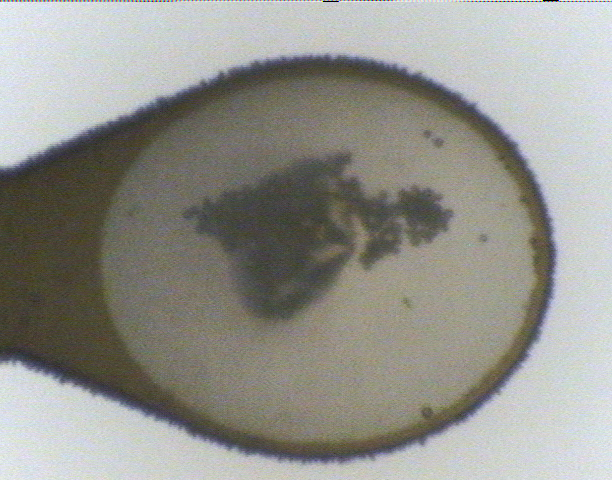
#> input picture Libs/test.ppm, 612 x 480 px, found by its file name
$ python CryImageProc.py ../221114_back.ppm   (Python 2 division)
#> lines starting #> are read from the running program, lines starting #| are printed output that depends on the picture; after the words box and inside, x2 and y2 are one past the last pixel; in counts of white or black regions, pixels touching at a corner belong together; pictures that were not available may be replaced by others from this repository, and a replacement may not be noted
import cv2,sys,datetime
import matplotlib.pyplot as plt
import numpy as np
import copy
from MyException import *
import logging
import logging.config

beamline = "BL45XU"

class CryImageProc():
    def __init__(self, logdir = "./"):
        self.debug = False
        # ROI definition
        # the values can be reloaded from the target image size
        # by calling 'setImages"
        self.xmin = 100
        self.xmax = 500
        self.ymin = 10
        self.ymax = 470
        self.roi_len_um = 200.0 #[um]

        # Pixel resolution
        print "Beamline is %s"%beamline
        if beamline == "BL32XU":
            self.pix_size = 2.780 #[um]
            self.gonio_direction = "FROM_RIGHT"
            # threshold in binarization
            self.bin_thresh = 10
        if beamline == "BL41XU":
            self.pix_size = 3.245 #[um]
            self.gonio_direction = "FROM_RIGHT"
            # threshold in binarization
            self.bin_thresh = 30
        if beamline == "BL45XU":
            # self.pix_size = 3.2439 #[um]
            # self.pix_size = 6.087 #[um] # 2021/03/26 Ubutu
            self.pix_size = 4.88 #[um] # 2025/10/01 Ubutu
            self.gonio_direction = "FROM_LEFT"
            # threshold in binarization
            self.bin_thresh = 10

        print self.roi_len_um, self.pix_size
        self.roi_len_pix = self.roi_len_um / self.pix_size

        # Flags
        self.isContourFull = False
        self.isContourROI  = False
        self.isTopXY = True

        # The top 5 lines should be removed at BL45XU
        # Noisy 190514 K.Hirata
        self.removeTop = 5
        # Noise at the bottom 190607 K.Hirata
        self.removeDown = 5

        # Edge margin to judge 'Hamidashi'
        edge_margin_um = 200.0 #[um]
        self.edge_margin_pix = int(edge_margin_um / self.pix_size)

        # Log picture
        self.roi_pic = "roi.png"

        # Logging directory
        self.logdir = logdir

        # My logfile
        self.logger = logging.getLogger('ZOO').getChild("CryImageProc")

    def setROIpic(self, roi_pic):
        self.roi_pic = roi_pic

    def setDebugFlag(self, flag):
        self.debug = flag

    # [4 lines left out: function calcPixLen, not called in this run]

    def setBinThresh(self, binthresh):
        self.bin_thresh = binthresh

    # [8 lines left out: function printImage, not called in this run]

    # Coax CCD camera sometimes include 'noise at edges'
    def trimEdges(self, cvimage, ntrim):
        tmpimg = copy.deepcopy(cvimage)
        # trim range
        # Top of the image
        for height in range(0, ntrim):
            tmpimg[height,] = 0
        # Bottom of the image
        down_edge = tmpimg.shape[0]
        del_start = down_edge - ntrim
        for height in range(del_start, down_edge):
            tmpimg[height,] = 0
        # right of the image
        im_width = tmpimg.shape[1]
        right_start = im_width - ntrim
        right_end = im_width
        for vert_pixels in range(right_start, right_end):
            tmpimg[:, vert_pixels] = 0

        # Left of the image
        left_start = 0
        left_end = ntrim
        for vert_pixels in range(left_start, left_end):
            tmpimg[:, vert_pixels] = 0

        return tmpimg

    def setImages(self, target_file, back_file):
#> called with target_file = '../test.ppm', back_file = '../BackImages/back-1905171850.ppm'
        self.target_file = target_file
        self.back_file = back_file
        self.timg = cv2.imread(target_file)
#> self.timg is the input picture: shape (480, 612, 3); mean B, G, R 141.8, 148.2, 148.5
        self.bimg = cv2.imread(back_file)
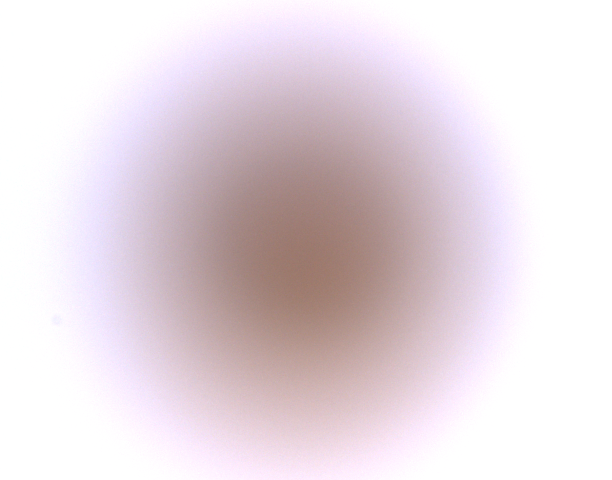
#> input picture 221114_back.ppm, 612 x 480 px, given in place of back-1905171850.ppm, which was not available
#> self.bimg is the input picture: shape (480, 612, 3); mean B, G, R 224.9, 218.4, 230.5
        self.logger.info("CIP.setImages: T: %s, B: %s"% (target_file, back_file))
        self.tgrey = cv2.cvtColor(self.timg, cv2.COLOR_BGR2GRAY)
        self.bgrey = cv2.cvtColor(self.bimg, cv2.COLOR_BGR2GRAY)
        self.tgrey = self.trimEdges(self.tgrey, ntrim=7)
#> after the loop in trimEdges, `for height in range(0, ntrim):`: tmpimg: shape (480, 612); min 0, max 243, mean 144.6
#> after the loop in trimEdges, `for height in range(del_start, down_edge):`: tmpimg: shape (480, 612); min 0, max 243, mean 141.6
#> after the loop in trimEdges, `for vert_pixels in range(right_start, right_end):`: tmpimg: shape (480, 612); min 0, max 243, mean 139.1
#> after the loop in trimEdges, `for vert_pixels in range(left_start, left_end):`: tmpimg: shape (480, 612); min 0, max 241, mean 137.4
        self.bgrey = self.trimEdges(self.bgrey, ntrim=7)
#> call 2 of trimEdges, with ntrim = 7
#> after the loop in trimEdges (call 2), `for height in range(0, ntrim):`: tmpimg: shape (480, 612); min 0, max 255, mean 219
#> after the loop in trimEdges (call 2), `for height in range(del_start, down_edge):`: tmpimg: shape (480, 612); min 0, max 255, mean 215.4
#> after the loop in trimEdges (call 2), `for vert_pixels in range(right_start, right_end):`:
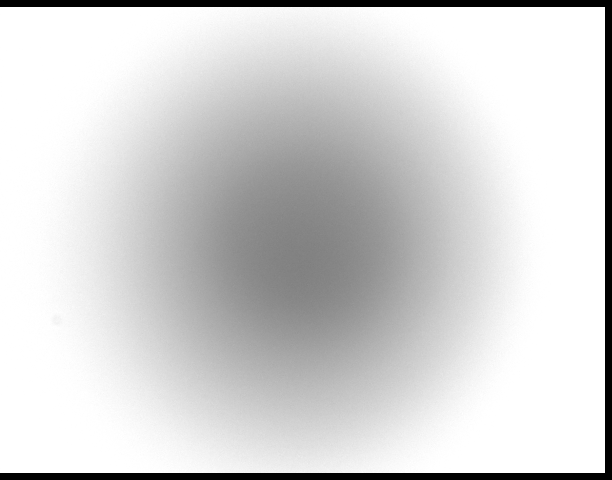
#> tmpimg: shape (480, 612); min 0, max 255, mean 212.5
#> after the loop in trimEdges (call 2), `for vert_pixels in range(left_start, left_end):`:
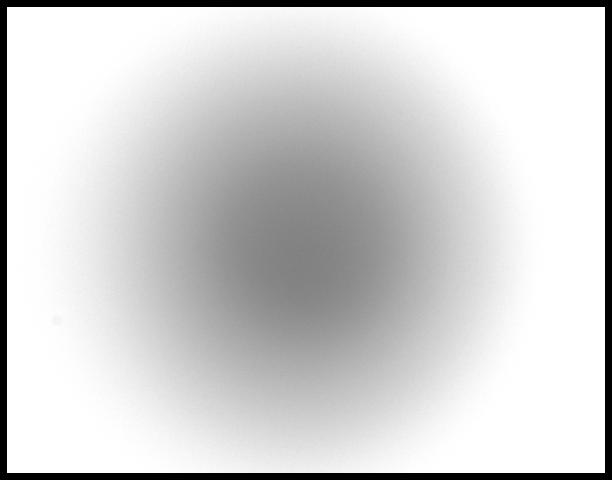
#> tmpimg: shape (480, 612); 1.11% of pixels changed, all inside (x1, y1, x2, y2) = (0, 7, 7, 473)

        # [4 lines of commented-out code are left out]

        self.dimg=cv2.absdiff(self.tgrey,self.bgrey)
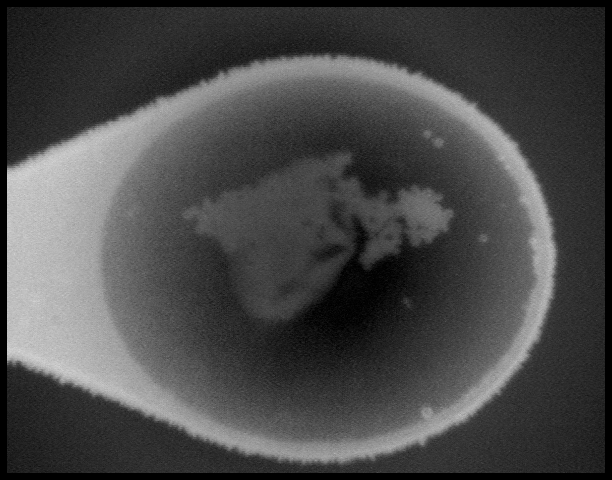
#> self.dimg: shape (480, 612); min 0, max 215, mean 72.3
        #cv2.imwrite("./original.png", self.dimg)

        self.im_width = self.dimg.shape[0]
#> self.im_width = 480
        self.im_height = self.dimg.shape[1]
#> self.im_height = 612

        self.im_width_um = float(self.im_width) * self.pix_size
#> self.im_width_um = 2342.4
        self.im_height_um = float(self.im_height) * self.pix_size
#> self.im_height_um = 2986.6

        # target image on the memory for debug image
        self.target_save = copy.deepcopy(self.timg)

        # min - max in XY directions
        self.xmin = 10
        self.xmax = self.im_width - 10
#> self.xmax = 470
        self.ymin = 10
        self.ymax = self.im_height - 10
#> self.ymax = 602

        print self.im_width, self.im_height
#| 480 612

        # Top centering edge
        self.xmin_top = self.edge_margin_pix
        self.xmax_top = self.im_width - self.edge_margin_pix
#> self.xmax_top = 440
        self.ymin_top = self.edge_margin_pix
        self.ymax_top = self.im_height - self.edge_margin_pix
#> self.ymax_top = 572

        # Log file for centering
        self.logfile = open("%s/cip.log" % self.logdir, "a")
        self.logfile.write("Processing %s back = %s \n" % (target_file, back_file))

    # 190514 coded by K.Hirata
    # ratio = 1.0 -> Full length of image width
    # [7 lines left out: function getHoriDistOAVmmToGoniometer, not called in this run]

    def getImageHeight(self):
        return self.im_height_um

    # This routine squeeze contours
    # Reduce the dimensions
    def squeeze_contours(self, contours):
        new_array=[]
        # contours structure
        # found contours are included in 'contours'
        # This loop is a treatment for each 'found contour'.
        self.logfile.write("Number of found contours. Len = %5d\n" % len(contours))
        if len(contours)!=1:
            max_len = -9999
            self.logfile.write("A contour is being chosen from %5d contours\n" % len(contours))
            for i, cnt in enumerate(contours):
                if self.debug == True:
                    arclen = cv2.arcLength(cnt, True)
                    self.logfile.write("ARCLENGTH= %8d\n" % arclen)
                tmplen = len(cnt)
                if tmplen > max_len:
                    max_len = tmplen
                    target_contour = cnt
        else:
            target_contour = contours[0]

        # Delete non-required dimension
        single_contour = np.squeeze(target_contour)
        ndim_contour = single_contour.ndim
        self.logfile.write("Acquired contour dimensions = %5d\n" % ndim_contour)

        return single_contour

    def drawContourOnTarget(self, contour, outimage):
        baseimg = copy.deepcopy(self.timg)

        for x,y in contour:
            cv2.circle(baseimg,(x,y),2,(0,0,255),1)
        cv2.imwrite(outimage, baseimg)

    def drawTopOnTarget(self, top_xy, outimage):
        baseimg = copy.deepcopy(self.timg)
        #baseimg = cv2.imread(self.target_file)
        x,y = top_xy
        cv2.circle(baseimg,(x,y),2,(0,0,255),3)
        cv2.imwrite(outimage, baseimg)

    # [172 lines left out: functions drawContourTop, drawRasterSquare, getROIcontour, getMinArea, getAreaCV2, getArea and 2 more, not called in this run]

    def getRasterArea(self, contour, rasterPic = "rasterArea.png"):
        baseimg = copy.deepcopy(self.timg)
        x, y, w, h = cv2.boundingRect(contour)
        roi_xmin = x
        roi_xmax = x + w
        roi_ymin = y
        roi_ymax = y + h
        roi_cenx = int((roi_xmin + roi_xmax) / 2.0)
        roi_ceny = int((roi_ymin + roi_ymax) / 2.0)

        # ROI length
        hori_um = w * self.pix_size
        vert_um = h * self.pix_size

        # Writing raster square image
        #timestr = datetime.datetime.now()
        #log1 = "%s \n"%(rasterPic)
        log2 = "ROI square(H, V) = (%5.2f, %5.2f)[um]"%(hori_um, vert_um)

        cv2.rectangle(baseimg, (roi_xmin, roi_ymin), (roi_xmax, roi_ymax), (127, 255, 0), 2)
        cv2.circle(baseimg, (roi_cenx, roi_ceny),2, (255, 0, 0), 2)
        #cv2.putText(baseimg, log1, (10, 100), cv2.FONT_HERSHEY_COMPLEX, 0.5, (0, 0, 0), lineType=cv2.LINE_AA)
        cv2.putText(baseimg, log2, (10, 450), cv2.FONT_HERSHEY_COMPLEX, 0.4, (0, 0, 0), lineType=cv2.LINE_AA)
        print rasterPic
        cv2.imwrite(rasterPic, baseimg)

        return roi_xmin, roi_xmax, roi_ymin, roi_ymax, roi_cenx, roi_ceny

    # [5 lines left out: function calcYdistAgainstGoniometer, not called in this run]

    def getContour(self):
        filter_thresh = 20
        baseimg = cv2.imread(self.target_file)
        # bluring to eliminate noise
        blur = cv2.bilateralFilter(self.dimg,15,filter_thresh,filter_thresh)
        # debugging file
        cv2.imwrite("%s/blur.png"%self.logdir, blur)
        # binirization1
        result1 = cv2.threshold(blur,self.bin_thresh,150,0)[1]
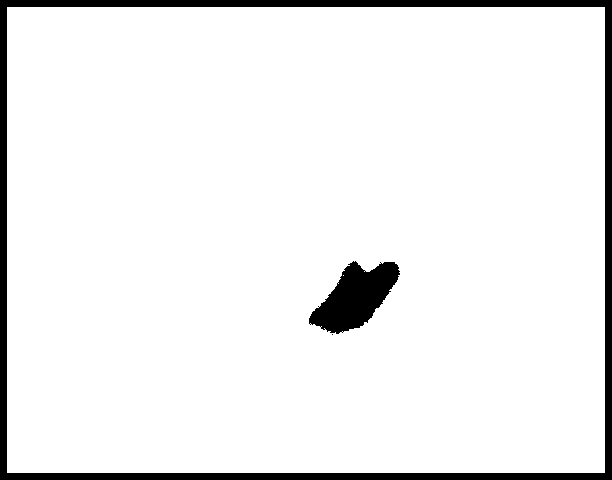
#> result1: shape (480, 612); values 0 (black) and 150 (white), 93.6% white; 3 black regions (1 under 20 px)
        # debugging file
        cv2.imwrite("%s/bin.png" % self.logdir, result1)
        # Contour finding
        cont1, hi1 = cv2.findContours(result1 ,cv2.RETR_EXTERNAL, cv2.CHAIN_APPROX_NONE)
#> cont1 = 1 contour; box (x1, y1, x2, y2) and area: (7, 7, 605, 473) 277605; hi1 = [[-1, -1, -1, -1]]

        if len(cont1) == 0:
            self.logfile.write("No contour was found in getContour()\n")
            return cont1

        if self.debug == True:
            self.logfile.write("the first element of 'cont1' = %s\n" % cont1[0])
            self.logfile.write("a shape of the element = %5d\n" % len(cont1))
            #print "a shape of the element = ", len(cont1)

        # This 'squeezing' makes a single contour of numpy.array(NPOINTS,2)
        cnt = self.squeeze_contours(cont1)
#> in squeeze_contours, `target_contour = contours[0]`: target_contour = contour of 2124 points, box (x1, y1, x2, y2) (7, 7, 605, 473), area 277605
#> in squeeze_contours, `single_contour = np.squeeze(target_contour)`: single_contour = 2124 pairs, first value 7 to 604, second value 7 to 472
#> cnt has the same summary as single_contour in squeeze_contours

        if self.debug == True:
            print "Hierarchy:",hi1
            print "Contour  :",cont1
            print "Contour type, length=",type(cont1),len(cont1)
            #for c in cnt:
                #print c

        # debugging file
        cv2.drawContours(baseimg,cont1,-1,(0,255,0),3)
#> baseimg: shape (480, 612, 3); 3.61% of pixels changed, all inside (x1, y1, x2, y2) = (5, 5, 607, 475)
        cv2.imwrite("%s/cont.png" % self.logdir, baseimg)

        return cnt

    # [9 lines left out: function ana_contours, not called in this run]

    def find_top_x(self, contours):
        # Gonio from right
        if self.gonio_direction == "FROM_RIGHT":
            xmin = 9999
            ytop = 9999
            for contour in contours:
                if len(contour.shape) == 1:
                    x,y=contour
                    #print x
                    if xmin > x:
                        xmin = x
                        ytop = y
                else:
                    ndata,dummy=contour.shape
                    for i in range(0,ndata):
                        x,y=contour[i]
                        if xmin > x:
                            xmin = x
                            ytop = y
            return xmin,ytop
        # Gonio from Left
        else:
            xmax = 0
            for contour in contours:
                if len(contour.shape) == 1:
                    x,y=contour
                    if xmax <= x:
                        xmax = x
                        ytop = y
                else:
                    ndata,dummy=contour.shape
                    for i in range(0,ndata):
                        x,y=contour[i]
                        if xmax <= x:
                            xmax = x
                            ytop = y
            return xmax, ytop

    # This routine selects ROI in horizontal direction
    # len_from_top [pix]
    def selectHoriROI(self, contours, top_xy, len_pix):
        roi_xy=[]
        top_x, ytop = top_xy
        # gonio direction
        # "FROM_RIGHT" : BL32XU, BL41XU
        if self.gonio_direction == "FROM_RIGHT":
            xmin = top_x
            xmax = xmin + len_pix
        # "FROM_LEFT" : BL45XU
        else:
            xmax = top_x
            xmin = top_x - len_pix

        def isInRange(x):
            if x >= xmin and x <= xmax:
                return True
            else:
                return False
        for contour in contours:
            if len(contour.shape) == 1:
                x,y=contour
                if isInRange(x):
                    roi_xy.append((x,y))
                continue
            else:
                ndata,dummy=contour.shape
                for i in range(0,ndata):
                    x,y=contour[i]
                    if isInRange(x):
                        roi_xy.append((x,y))
        self.roi_xmin = xmin
        self.roi_xmax = xmax
        return np.array(roi_xy)

    # A squeezed single contour should be given.
    # contour : (N, 2) numpy array
    def isTouchedToEdge(self, contour):
        # edge region
        left_edge = self.xmin
        upper_edge = self.ymin
        lower_edge = self.ymax
        right_edge = self.xmin

        # Flags
        left_flag = False
        right_flag = False
        upper_flag = False
        lower_flag = False

        # Edge detection
        n_true = 0
        for x,y in contour:
            if x < left_edge:
                left_flag = True
            if x > right_edge:
                right_flag = True
            if y > lower_edge:
                lower_flag = True
            if y < upper_edge:
                upper_flag = True

        if left_flag == True: n_true += 1
        if right_flag == True: n_true += 1
        if lower_flag == True: n_true += 1
        if upper_flag == True: n_true += 1

        return left_flag, right_flag, lower_flag, upper_flag, n_true

    # [201 lines left out: functions checkExistence, find_lower_edge, getXrangeFromROI, findMiddleLine, findLoopNeck, find_middle_line and 3 more, not called in this run]

    def printROI(self, roi_xy):
        for x,y in roi_xy:
            print x,y

    # Evaluate dekoboko of the line
    # [79 lines left out: functions calculateGradient, calcSmoothHenkyokuten, calcSmoothLine, calcSmoothGrad, not called in this run]

if __name__=="__main__":
    cip = CryImageProc()

    # set Target/Back images
    #testimage = "Data/test03.ppm" # upper hamideteru
    #testimage = sys.argv[1]
    testimage = "../test.ppm"
    cip.setImages(testimage,"../BackImages/back-1905171850.ppm")

    prefix = "tttt"
    cont = cip.getContour()
#> cont has the same summary as single_contour in squeeze_contours
    #cip.printROI(roi_xy)

    #roi_len_pix = cip.setRegionFromTop(300.0)

    top_xy = cip.find_top_x(cont)
#> the loop in find_top_x, `for contour in contours:` made 2124 passes
#> contour on passes 1 to 12: [7, 7], [7, 8], [7, 9], [7, 10], [7, 11], [7, 12], [7, 13], [7, 14], [7, 15], [7, 16], [7, 17], [7, 18]
#> after the loop in find_top_x, `for contour in contours:`: xmax = 604; ytop = 7
#> top_xy = (604, 7)
    #xmax = xtop + roi_len_pix
    #print "XTOP = ",xtop
    roi_len_um = 200.0
    roi_xy = cip.selectHoriROI(cont, top_xy, roi_len_um)
#> in selectHoriROI, `top_x, ytop = top_xy`: top_x = 604; ytop = 7
#> in selectHoriROI, `xmax = top_x`: xmax = 604
#> in selectHoriROI, `xmin = top_x - len_pix`: xmin = 404
#> the loop in selectHoriROI, `for contour in contours:` made 2124 passes
#> after the loop in selectHoriROI, `for contour in contours:`: roi_xy = 866 pairs, first value 404 to 604, second value 7 to 472
#> in selectHoriROI, `self.roi_xmin = xmin`: self.roi_xmin = 404
#> in selectHoriROI, `self.roi_xmax = xmax`: self.roi_xmax = 604

    print type(roi_xy)
#| <class 'numpy.ndarray'>
    print roi_xy
#> (printed output is left out)

    outimage = "con_check.png"
    cip.drawContourOnTarget(roi_xy, outimage)
#> after the loop in drawContourOnTarget, `for x,y in contour:`:
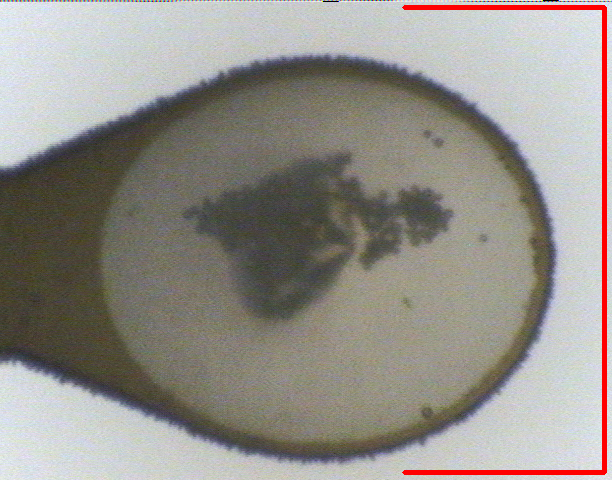
#> baseimg: shape (480, 612, 3); 1.47% of pixels changed, all inside (x1, y1, x2, y2) = (402, 5, 607, 475)
    outimage = "top_check.png"
    cip.drawTopOnTarget(top_xy, outimage)
#> in drawTopOnTarget, `x,y = top_xy`: y = 7
#> in drawTopOnTarget, `cv2.circle(baseimg,(x,y),2,(0,0,255),3)`: baseimg: shape (480, 612, 3); 0.01% of pixels changed, all inside (x1, y1, x2, y2) = (600, 3, 609, 12)

    # ROI
    left_flag, right_flag, lower_flag, upper_flag, n_true = cip.isTouchedToEdge(roi_xy)
    print "LEFT = ",left_flag
#| LEFT =  False
    print "RIGH = ",right_flag
#| RIGH =  True
    print "LOWE = ",lower_flag
#| LOWE =  False
    print "UPPE = ",upper_flag
#| UPPE =  True

    # Defining raster area
    roi_xmin, roi_xmax, roi_ymin, roi_ymax, roi_cenx, roi_ceny = cip.getRasterArea(roi_xy)
#> in getRasterArea, `cv2.circle(baseimg, (roi_cenx, roi_ceny),2, (255, 0, 0), 2)`: baseimg: shape (480, 612, 3); mean B, G, R 141, 149.1, 145.9
    outimage = "raster.png"
    #cip.drawRasterSquare(xmin, xmax, ymin, ymax, outimage)
    #cip.drawRasterSquare(xmin, xmax, ymin, ymax, outimage)

    # ALL
    roi_xy = cip.selectHoriROI(cont, top_xy, 10000)
#> the loop in selectHoriROI (call 2), `for contour in contours:` made 2124 passes
    # [5 lines of commented-out code are left out]
    outimage = "con_check2.png"
    cip.drawContourOnTarget(roi_xy, outimage)
#> call 2 of drawContourOnTarget, with contour = array of shape (2124, 2), outimage = 'con_check2.png'
#> after the loop in drawContourOnTarget (call 2), `for x,y in contour:`:
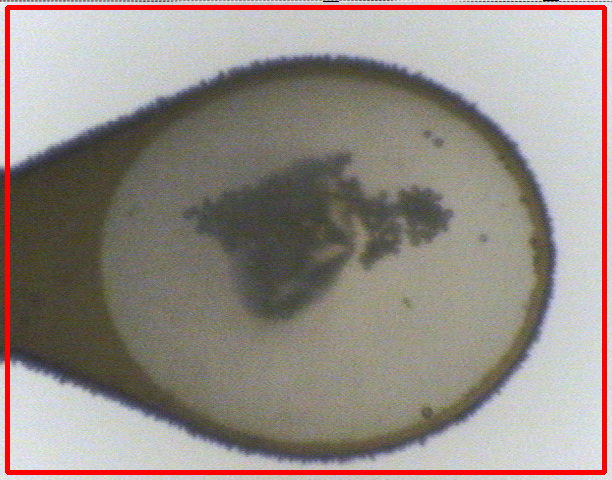
#> baseimg: shape (480, 612, 3); 3.61% of pixels changed, all inside (x1, y1, x2, y2) = (5, 5, 607, 475)
    outimage = "top_check2.png"
    cip.drawTopOnTarget(top_xy, outimage)

    conf = open("contour.dat","w")
    for xy in roi_xy:
        x,y = xy
        conf.write("%8d %8d\n"%( x,y))
#> this loop made 2124 passes
    conf.close()

    # middle line of target ROI
    #middleLine=cip.find_middle_line(roi_xy)
    #l_angle,l_score,l_meany=cip.fitting_pix_line(middleLine)
    #print l_angle, l_score, l_meany

    """
    l_text = "Lower angle = %5.1f score = %5.1f meany = %5.3f"%(l_angle,l_score,l_meany)
    cv2.putText(baseimg, l_text, (20,20), cv2.FONT_HERSHEY_SIMPLEX, 0.70, (255,255,255), thickness=1)

    line_start_x = xmin
    line_end_x = xmax
    l_line_start_y = int(l_meany)
    xlen = xmax - xmin

    l_diff_y = int(xlen*np.tan(np.radians(l_angle)))

    cv2.line(baseimg, (xmin,l_line_start_y), (xmax,l_line_start_y+l_diff_y),(0,0,255),3)
    cv2.imwrite("%s_ana.png"%prefix,baseimg)
    """
